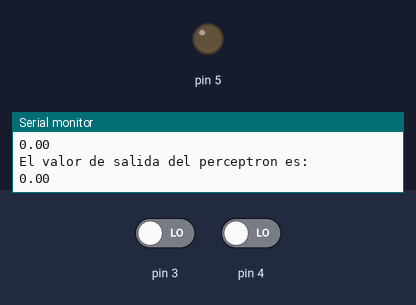
Recording of a sketch running on a simulated Arduino Uno, built with avr-gcc and run on an emulated ATmega328P. Shown: output pins drawn as LEDs (lit = HIGH), the last lines printed to the serial monitor. The inputs (shaded band) are chosen by the test bench; at power-on: pin 3 LOW, pin 4 LOW. Random numbers use the default seed unless the sketch sets one.

Above: at 2.8 s.
2.9 s: pin 3 driven HIGH
At 3.9 s:
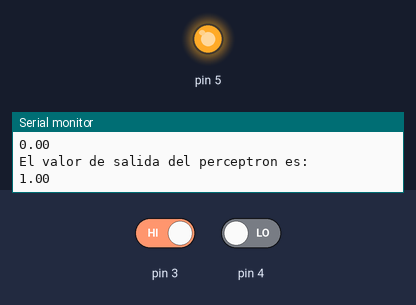
4.5 s: pin 3 driven LOW
At 5.5 s:
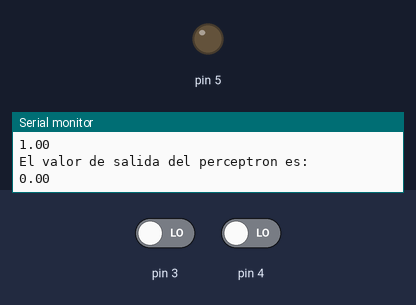
6.5 s: pin 4 driven HIGH
At 8.3 s:
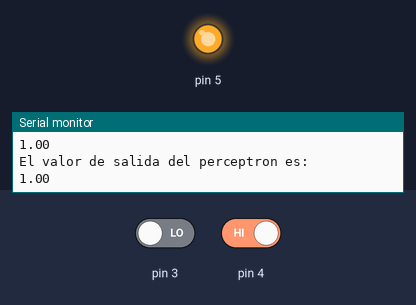
Timing chart, 0 to 9.8 s (numbered marks = the images above; inputs shaded):
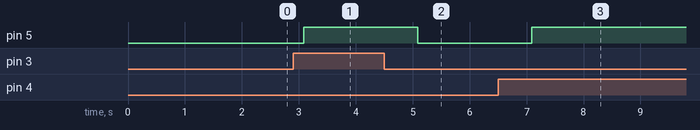

Measured:
- after the input at 2.9 s, pin 5: LOW → HIGH after 0.19 s
- after the input at 4.5 s, pin 5: HIGH → LOW after 0.59 s
- after the input at 6.5 s, pin 5: LOW → HIGH after 0.59 s

The sketch:

Neurona_Perceptron.ino
```cpp
/* Neurona Perceptron
 *
 * NOMBRE: IVAN FERNANDO VARGAS OCHOA
 * C.C : 1006558319
 */

// Para entrenar una sola vez la red neuronal
int a = 1;

// Se declara el valor de las entradas
int x1[4] = {1,1,0,0};
int x2[4] = {1,0,1,0};

// Se declara el valor de la salida
int  Y[4] = {1,1,1,0};

// Se declaran los pesos
float w0 = random(1);
float w1 = random(1);
float w2 = random(1);

// Se declara el valor termino independiente
int b0 = 1;

void setup() {
  Serial.begin(9600);

  pinMode(3, INPUT);
  pinMode(4, INPUT);

  pinMode(5, OUTPUT);
}

void loop() {

  if(a == 1){

  // Valor de los errores
  float error[4] = {1,1,1,1};
  float errorglobal = error[0] + error[1] + error[2] + error[3];

  int i = 0;

  while(errorglobal!=0){
   float y =( w1*x1[i] + w2*x2[i] + w0*b0);

    if(y>=b0){
      y=1;
    } else{
      y=0;
    }

    error[i] = Y[i] - y;

    if(error[i] != 0){
        w1 = w1 + (error[i] * x1[i]);
        w2 = w2 + (error[i] * x2[i]);
        w0 = w0 + (error[i] * b0);
    }

    error[i] = abs(error[i]);

    if(i==3){
      i = 0;
    } else {
      i = i + 1;
    }

    errorglobal = error[0] + error[1] + error[2] + error[3];
  }

  // Valor de los pesos
  Serial.println("El valor de los pesos es: ");
  Serial.println(w0);
  Serial.println(w1);
  Serial.println(w2);

  // Se comprueba la salida del perceptron
  int salida[4] = {1,1,1,1};

  Serial.println("El valor de salida del perceptron es: ");

  for(int i=0; i<=3; i++){
    float C = (w1*x1[i] + w2*x2[i] + w0*b0);

    if(C>=b0){
      C = 1;
    } else {
      C = 0;
    }
    salida[i] = C;
    Serial.println(salida[i]);
  }
    a = 2;
  }

  // Aqui comienza la comprobacion en tiempo real de la neurona perceptron
  int x1 = digitalRead(3);
  int x2 = digitalRead(4);

  float salida;

  Serial.println("El valor de salida del perceptron es: ");

    float C = (w1*x1 + w2*x2 + w0*b0);

    if(C>=b0){
      C = 1;
    } else {
      C = 0;
    }

    salida = C;
    Serial.println(salida);
    digitalWrite(5, salida);
    delay(1000);
}
```
